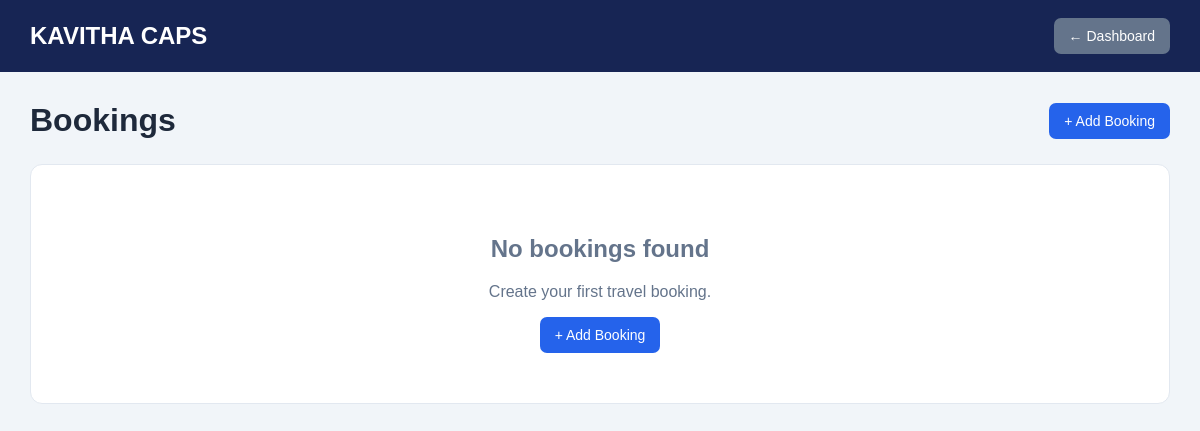
The app's page /erp/bookings/, older data.
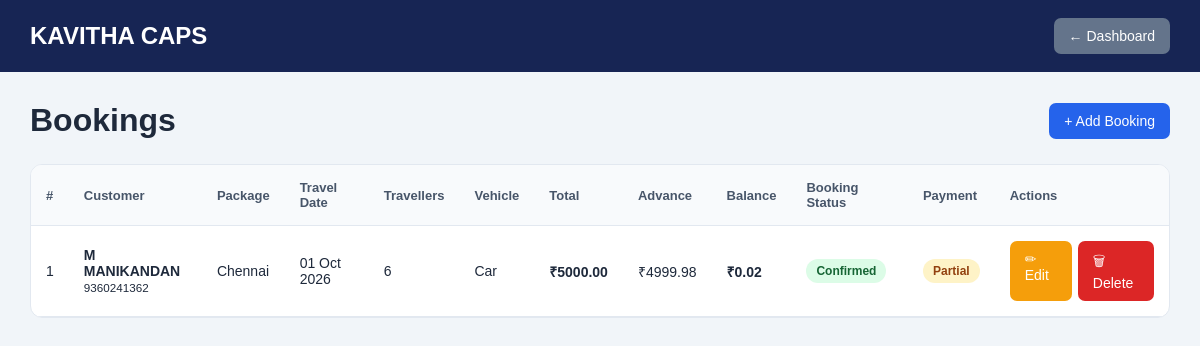
The same page, newer data.
### travel_erp/models.py (models this page shows, shortened)
class Booking(models.Model):
    STATUS_CHOICES = [
        ('Pending', 'Pending'),
        ('Confirmed', 'Confirmed'),
        ('Cancelled', 'Cancelled'),
        ('Completed', 'Completed'),
    ]
    PAYMENT_CHOICES = [
        ('Pending', 'Pending'),
        ('Partial', 'Partial'),
        ('Paid', 'Paid'),
    ]
    customer = models.ForeignKey(
        Customer,
        on_delete=models.CASCADE,
        related_name='bookings'
    )
    package = models.ForeignKey(
        Package,
        on_delete=models.SET_NULL,
        null=True,
        blank=True,
        related_name='bookings'
    )
    travel_date = models.DateField()
    return_date = models.DateField(
        null=True,
        blank=True
    )
    travellers = models.PositiveIntegerField(default=1)
    vehicle = models.CharField(
        max_length=50,
        choices=[
            ('Car', 'Car'),
            ('Tempo Traveller', 'Tempo Traveller'),
            ('Tourist Bus', 'Tourist Bus'),
        ]
    )
    total_amount = models.DecimalField(
        max_digits=10,
        decimal_places=2,
        default=0
    )
    advance_amount = models.DecimalField(
        max_digits=10,
        decimal_places=2,
        default=0
    )
    balance_amount = models.DecimalField(
        max_digits=10,
        decimal_places=2,
        default=0
    )
    booking_status = models.CharField(
        max_length=20,
        choices=STATUS_CHOICES,
        default='Pending'
    )
    payment_status = models.CharField(
        max_length=20,
        choices=PAYMENT_CHOICES,
        default='Pending'
    )
    notes = models.TextField(blank=True)
    created_at = models.DateTimeField(auto_now_add=True)

class Customer(models.Model):
    name = models.CharField(max_length=100)
    phone = models.CharField(max_length=15)
    email = models.EmailField(blank=True)
    address = models.TextField(blank=True)
    created_at = models.DateTimeField(auto_now_add=True)

### packages/models.py (models this page shows, shortened)
class Package(models.Model):
    name = models.CharField(max_length=100)
    location = models.CharField(max_length=100)
    description = models.TextField()
    price = models.DecimalField(max_digits=10, decimal_places=2)
    duration = models.CharField(max_length=50)
    image = models.ImageField(
        upload_to='packages/',
        blank=True,
        null=True
    )
    is_active = models.BooleanField(default=True)
    created_at = models.DateTimeField(auto_now_add=True)

### travel_erp/views.py (the view)
def bookings(request):
    booking_list = Booking.objects.select_related(
        "customer",
        "package"
    ).order_by("-id")
    return render(
        request,
        "travel_erp/bookings.html",
        {
            "bookings": booking_list
        }
    )

### travel_erp/templates/travel_erp/bookings.html (shortened to what the changed rows need)
<!DOCTYPE html>
<html lang="en">
<head>
</head>
<body>
<div class="header">
    <h2>
        KAVITHA CAPS
    </h2>
</div>
<div class="container">
    <div class="topbar">
        <h1>
            Bookings
        </h1>
    </div>
    <div class="card">
        {% if bookings %}
        <table>
            <thead>
                <tr>
                    <th>
                        #
                    </th>
                    <th>
                        Customer
                    </th>
                    <th>
                        Package
                    </th>
                    <th>
                        Travel Date
                    </th>
                    <th>
                        Travellers
                    </th>
                    <th>
                        Vehicle
                    </th>
                    <th>
                        Total
                    </th>
                    <th>
                        Advance
                    </th>
                    <th>
                        Balance
                    </th>
                    <th>
                        Booking Status
                    </th>
                    <th>
                        Payment
                    </th>
                    <th>
                        Actions
                    </th>
                </tr>
            </thead>
            <tbody>
                {% for booking in bookings %}
                <tr>
                    <td>
                        {{ forloop.counter }}
                    </td>
                    <td>
                        <strong>
                            {{ booking.customer.name }}
                        </strong>
                        <br>
                        <small>
                            {{ booking.customer.phone }}
                        </small>
                    </td>
                    <td>
                        {% if booking.package %}
                            {{ booking.package.name }}
                        {% else %}
                            No Package
                        {% endif %}
                    </td>
                    <td>
                        {{ booking.travel_date|date:"d M Y" }}
                    </td>
                    <td>
                        {{ booking.travellers }}
                    </td>
                    <td>
                        {{ booking.vehicle }}
                    </td>
                    <td class="amount">
                        ₹{{ booking.total_amount }}
                    </td>
                    <td>
                        ₹{{ booking.advance_amount }}
                    </td>
                    <td class="amount">
                        ₹{{ booking.balance_amount }}
                    </td>
                    <td>
                        {% if booking.booking_status == "Confirmed" %}
                        <span class="status confirmed">
                            Confirmed
                        </span>
                        {% elif booking.booking_status == "Cancelled" %}
                        <span class="status cancelled">
                            Cancelled
                        </span>
                        {% elif booking.booking_status == "Completed" %}
                        <span class="status completed">
                            Completed
                        </span>
                        {% else %}
                        <span class="status pending">
                            Pending
                        </span>
                        {% endif %}
                    </td>
                    <td>
                        {% if booking.payment_status == "Paid" %}
                        <span class="status paid">
                            Paid
                        </span>
                        {% elif booking.payment_status == "Partial" %}
                        <span class="status partial">
                            Partial
                        </span>
                        {% else %}
                        <span class="status pending">
                            Pending
                        </span>
                        {% endif %}
                    </td>
                    <td>
                        <div class="actions">
                            <a
                                href="{% url 'edit_booking' booking.id %}"
                                class="btn edit"
                            >
                                ✏ Edit
                            </a>
                            <a
                                href="{% url 'delete_booking' booking.id %}"
                                class="btn delete"
                                onclick="return confirm('Are you sure you want to delete this booking?');"
                            >
                                🗑 Delete
                            </a>
                        </div>
                    </td>
                </tr>
                {% endfor %}
            </tbody>
        </table>
        {% else %}
        <div class="empty">
            <h2>
                No bookings found
            </h2>
            <p>
                Create your first travel booking.
            </p>
            <a
                href="{% url 'add_booking' %}"
                class="btn add"
            >
                + Add Booking
            </a>
        </div>
        {% endif %}
    </div>
</div>
</body>
</html>

Row changes from the older to the newer data that the page shows:
added Booking: customer.name "M MANIKANDAN", customer.phone "9360241362", package.name "Chennai", travel_date "01 Oct 2026", travellers "6", vehicle "Car", total_amount "5000.00", advance_amount "4999.98", balance_amount "0.02", booking_status "Confirmed", payment_status "Partial"
Text that changed along with them:
text no longer shown: "No bookings found Create your first travel booking. + Add Booking"
text now shown: "# Customer Package Travel Date Travellers Vehicle Total Advance Balance Booking Status Payment Actions"
